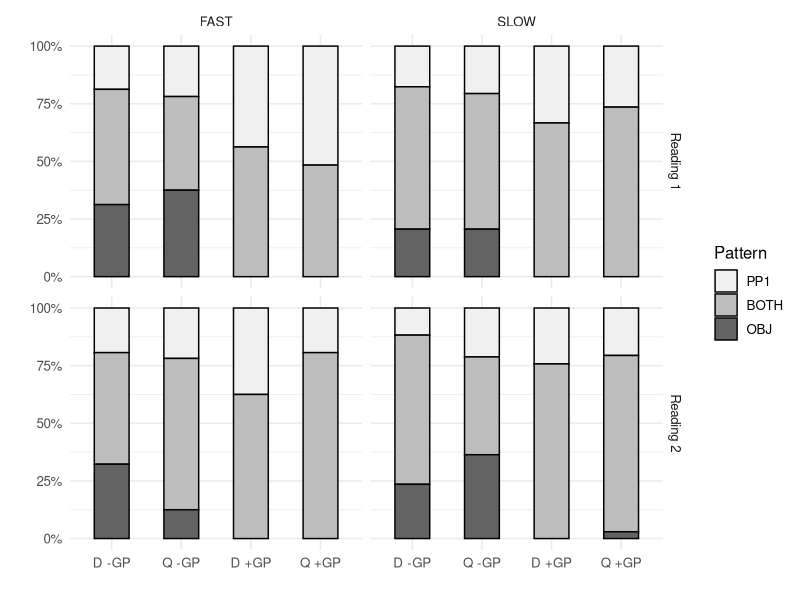

The R source for this figure:
## ---- chunk 1
knitr::opts_chunk$set(
  echo=FALSE, 
  warning=FALSE, 
  message=FALSE, 
  fig.height = 3, 
  fig.pos="H"
)
options(tinytex.verbose = TRUE)
bgcolor <- "#ffffff"
par(bg = bgcolor)

kable <- function(data,...) {
  knitr::kable(data, booktabs = TRUE,...)
}

library(readr)
library(dplyr)
library(tidyr)
library(knitr)
library(kableExtra)
library(ggplot2)
hidel <- 1200
lodel <- 900
## ---- chunk 2

mdata <- read_csv("../drafts/export/prosody_data.csv")
raw_rs_file <- read_csv("../csvs/merged.csv")
raw_rs_file$UID <- as.factor(with(raw_rs_file, paste(Participant,Item,Reading,sep="-")))
raw_rs_file <- subset(raw_rs_file,UID %in% mdata$UID)
raw_rs <- subset(raw_rs_file,!isFiller)
raw_rs$reading <- raw_rs$Reading
raw_rs$Reading <- ifelse(raw_rs$reading == 1, "Cold", "Previewed")

r1data <- subset(raw_rs, reading == 1)
r1delByP <- aggregate(r1data$Leading,by=list("Participant" = r1data$Participant), FUN=mean)

r1delByP$r1DelCat <- ifelse(r1delByP$x < lodel, "FAST", ifelse(
  r1delByP$x > hidel, "SLOW", "NORMAL"
))
catdes <- sprintf("FAST < %0.1fs; SLOW > %0.1fs",lodel/1000,hidel/1000)

table(r1delByP$r1DelCat) %>% 
  kable(col.names=c("Delay category", "n"), caption="Participants by Reading 1 delay category") %>% 
  kable_styling(full_width = F,latex_options = c("hold_position")) %>% 
  footnote(catdes)

colnames(r1delByP)[2] <- "r1delbyp"

mdata$Participant <- mdata$SID
mdata<-merge(r1delByP,mdata,by="Participant")
mdata <- subset(mdata,simple2lvl != "NEITHER")
mdata$condition <- factor(mdata$condition,levels(factor(mdata$condition))[c(1,3,2,4)])
## ---- chunk 3
adata<-mdata
library('ggthemes')
if(!"reading" %in% names(adata)){
  adata$reading <- adata$Reading
}
adata$Reading <- paste("Reading", adata$reading)

pdata <- subset(adata, r1DelCat != "NORMAL")

ggplot(pdata,    
    aes(
      x=condition,
      y=..count..,
      fill=reorder(
        simple2lvl,
        ifelse(simple2lvl=="PP1", 1, ifelse(simple2lvl=="OBJ",3,2))
      )
    )) +
  geom_bar(position="fill",color="black",width=0.5) +
  labs(fill="Pattern",x=" ",y=" ") +
  facet_grid(rows = vars(Reading),cols=vars(r1DelCat)) +
  scale_y_continuous(labels=scales::percent) + 
  scale_fill_brewer(breaks=c("PP1", "BOTH", "OBJ"), palette="Greys") +
  theme_minimal(base_size = 12)
## ---- chunk 4
adata<-mdata

fast <- subset(mdata,r1DelCat == "FAST")
slow <- subset(mdata,r1DelCat == "SLOW")
fastTabN <- xtabs(~simple2lvl + condition, data=fast) %>% 
  as.data.frame() %>% 
  spread(condition, Freq)
slowTabN <- xtabs(~simple2lvl + condition, data=slow) %>% 
  as.data.frame() %>% 
  spread(condition, Freq)
fastTab <- xtabs(~simple2lvl + condition, data=fast) %>% 
  prop.table(margin=2) %>% 
  as.data.frame() %>% 
  spread(condition, Freq)
slowTab <- xtabs(~simple2lvl + condition, data=slow) %>% 
  prop.table(margin=2) %>% 
  as.data.frame() %>% 
  spread(condition, Freq)

tab<-cbind(fastTab,slowTab[2:5])
ntab<-cbind(fastTabN,slowTabN[2:5])
tab[2:9] <- tab[2:9] * 100
tab$m  <- "%"
ntab$m <- "n"
tab <- rbind(tab,ntab)

colnames(tab)[1] <- "Pattern"
colnames(tab)[6:9] <- paste0(colnames(tab)[6:9],".slow")
tab <- arrange(tab,Pattern)
tab <- tab %>% select(Pattern,m,everything())


tab %>% kable(
  caption="Simple break pattern by condition and R1 delay category, both readings",
  col.names=c(" ","m","D -GP", "D +GP", "Q -GP", "Q +GP", "D -GP", "D +GP", "Q -GP", "Q +GP"), 
  digits=1
) %>% kable_styling() %>%collapse_rows(columns = 1) %>%
  add_header_above(c(" " = 2,"FAST"=4,"SLOW"=4)) 

## ---- chunk 5
mdata<-subset(adata,Reading==1)
fast <- subset(mdata,r1DelCat == "FAST")
slow <- subset(mdata,r1DelCat == "SLOW")
fastTabN <- xtabs(~simple2lvl + condition, data=fast) %>% 
  as.data.frame() %>% 
  spread(condition, Freq)
slowTabN <- xtabs(~simple2lvl + condition, data=slow) %>% 
  as.data.frame() %>% 
  spread(condition, Freq)
fastTab <- xtabs(~simple2lvl + condition, data=fast) %>% 
  prop.table(margin=2) %>% 
  as.data.frame() %>% 
  spread(condition, Freq)
slowTab <- xtabs(~simple2lvl + condition, data=slow) %>% 
  prop.table(margin=2) %>% 
  as.data.frame() %>% 
  spread(condition, Freq)

tab<-cbind(fastTab,slowTab[2:5])
ntab<-cbind(fastTabN,slowTabN[2:5])
tab[2:9] <- tab[2:9] * 100
tab$m  <- "%"
ntab$m <- "n"
tab <- rbind(tab,ntab)

colnames(tab)[1] <- "Pattern"
colnames(tab)[6:9] <- paste0(colnames(tab)[6:9],".slow")
tab <- arrange(tab,Pattern)
tab <- tab %>% select(Pattern,m,everything())


tab %>% kable(
  caption="Simple break pattern by condition and R1 delay category,  Reading 1",
  col.names=c(" ","m","D -GP", "D +GP", "Q -GP", "Q +GP", "D -GP", "D +GP", "Q -GP", "Q +GP"), 
  digits=1
) %>% kable_styling() %>%collapse_rows(columns = 1) %>%
  add_header_above(c(" " = 2,"FAST"=4,"SLOW"=4)) 

## ---- chunk 6
mdata<-subset(adata,Reading==2)
fast <- subset(mdata,r1DelCat == "FAST")
slow <- subset(mdata,r1DelCat == "SLOW")
fastTabN <- xtabs(~simple2lvl + condition, data=fast) %>% 
  as.data.frame() %>% 
  spread(condition, Freq)
slowTabN <- xtabs(~simple2lvl + condition, data=slow) %>% 
  as.data.frame() %>% 
  spread(condition, Freq)
fastTab <- xtabs(~simple2lvl + condition, data=fast) %>% 
  prop.table(margin=2) %>% 
  as.data.frame() %>% 
  spread(condition, Freq)
slowTab <- xtabs(~simple2lvl + condition, data=slow) %>% 
  prop.table(margin=2) %>% 
  as.data.frame() %>% 
  spread(condition, Freq)

tab<-cbind(fastTab,slowTab[2:5])
ntab<-cbind(fastTabN,slowTabN[2:5])
tab[2:9] <- tab[2:9] * 100
tab$m  <- "%"
ntab$m <- "n"
tab <- rbind(tab,ntab)

colnames(tab)[1] <- "Pattern"
colnames(tab)[6:9] <- paste0(colnames(tab)[6:9],".slow")
tab <- arrange(tab,Pattern)
tab <- tab %>% select(Pattern,m,everything())


tab %>% kable(
  caption="Simple break pattern by condition and R1 delay category,  Reading 2",
  col.names=c(" ","m","D -GP", "D +GP", "Q -GP", "Q +GP", "D -GP", "D +GP", "Q -GP", "Q +GP"), 
  digits=1
) %>% kable_styling() %>%collapse_rows(columns = 1) %>%
  add_header_above(c(" " = 2,"FAST"=4,"SLOW"=4)) 
